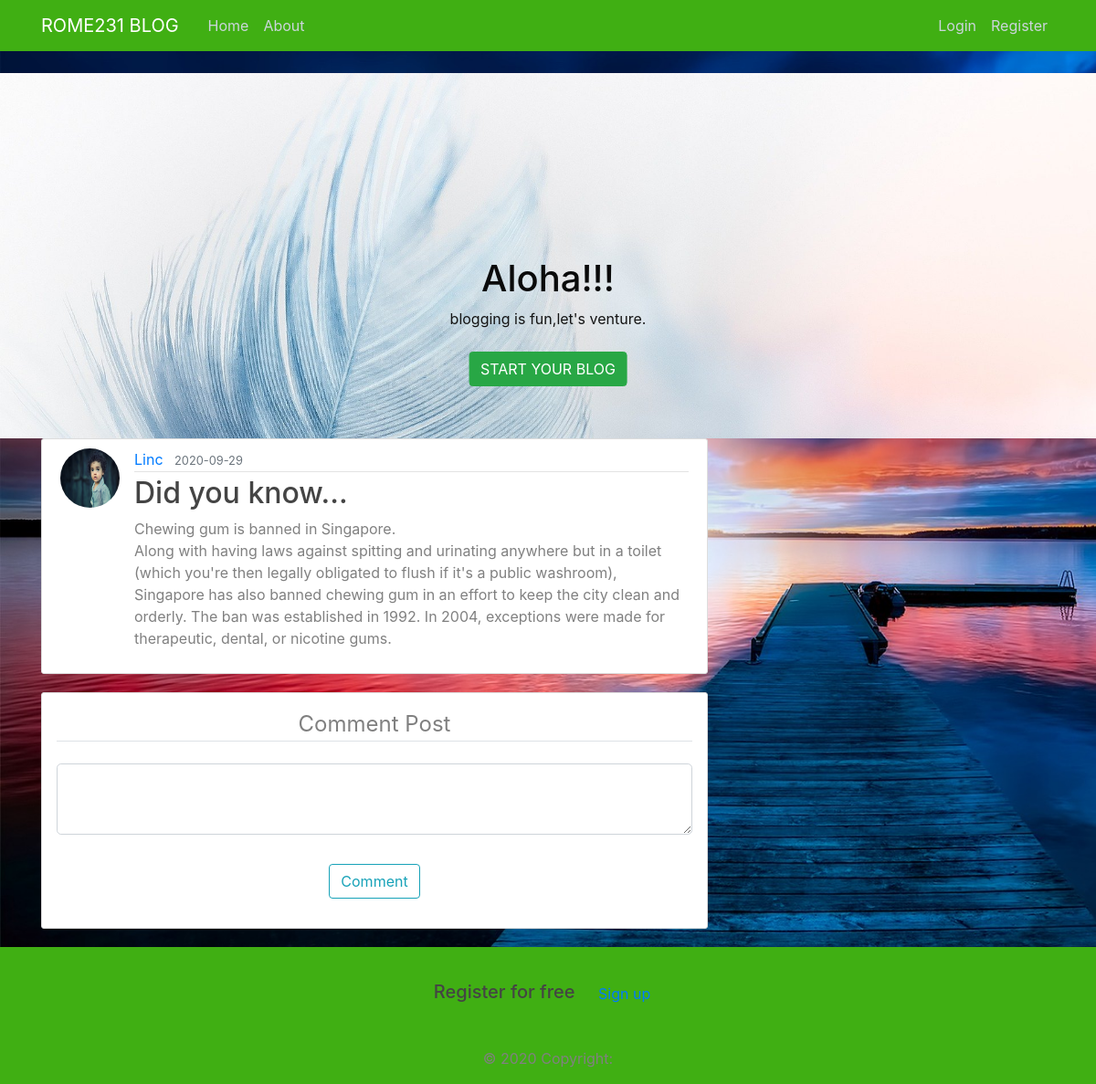
The page /post/5 on the database its author committed.
### app/models.py (models this page shows, shortened)
class User(db.Model, UserMixin):
    id = db.Column(db.Integer, primary_key=True)
    username = db.Column(db.String(20), unique=True, nullable=False)
    email = db.Column(db.String(120), unique=True, nullable=False)
    image_file = db.Column(db.String(20), nullable=False, default='default.jpg')
    password = db.Column(db.String(60), nullable=False)
    posts = db.relationship('Post', backref='author', lazy=True)
    comments = db.relationship('Comment', backref='author', lazy=True)
    roles = db.relationship('Role', backref='author', lazy=True)

class Post(db.Model):
    id = db.Column(db.Integer, primary_key=True)
    title = db.Column(db.String(100), nullable=False)
    date_posted = db.Column(db.DateTime, nullable=False, default=datetime.utcnow)
    content = db.Column(db.Text, nullable=False)
    user_id = db.Column(db.Integer, db.ForeignKey('user.id'), nullable=False)

### app/views.py (the view)
@app.route("/post/<int:post_id>", methods=["POST", "GET"])
def post(post_id):
    post = Post.query.get_or_404(post_id)
    comments = Comment.query.all()
    form = CommentForm()
    if form.validate_on_submit():
        comments = Comment(content=form.content.data, author=current_user)
        db.session.add(comments)
        db.session.commit()
        flash('Your comment has been created!', 'success')
        return redirect(url_for('home'))
    return render_template('post.html', title=post.title, post=post, form=form, comments=comments)

### app/forms.py
class CommentForm(FlaskForm):
    content = TextAreaField('Content', validators=[DataRequired()])
    submit = SubmitField('Comment')

### app/templates/post.html (shortened to what this page needs)
{% extends "blog.html" %}
{% block content %}
  <article class="media content-section">
    <img class="rounded-circle article-img" src="{{ url_for('static', filename='profile_pics/' + post.author.image_file) }}">
    <div class="media-body">
      <div class="article-metadata">
        <a class="mr-2" href="{{ url_for('user_posts', username=post.author.username) }}">{{ post.author.username }}</a>
        <small class="text-muted">{{ post.date_posted.strftime('%Y-%m-%d') }}</small>
      </div>
      <h2 class="article-title">{{ post.title }}</h2>
      <p class="article-content">{{ post.content }}</p>
    </div>
  </article>
  <div class="content-section card p-3 mt-3">
    <form action="" method="POST">
      <fieldset class="form-group">
        <legend class="border-bottom mb-4 mt-5 text-center">
          Comment Post
        </legend>
        <div class="form-group">
          {% if form.content.errors %} {{ form.content(class="form-control
          form-control-lg is-invalid") }}
          <div class="invalid-feedback">
            {% for error in form.content.errors %}
            <span>{{ error }}</span>
            {% endfor %}
          </div>
          {% else %} {{ form.content(class="form-control form-control-lg") }}
          {% endif %}
        </div>
      </fieldset>
      <div class="form-group text-center">
        {{form.submit(class="btn btn-outline-info")}}
      </div>
    </form>
  </div>
{% endblock content %}

### app/static/main.css (style rules this page uses)
body { background-image:url('../static/profile_pics/sweden-2459840_1920.jpg'); color: grey; margin-top: 5rem; background-repeat: no-repeat; background-size: cover; }
h1, h2, h3, h4, h5, h6 { color: #444444; }
.content-section { background: #ffffff; padding: 10px 20px; border: 1px solid #dddddd; border-radius: 3px; margin-bottom: 20px; }
.article-title { color: #444444; }
.article-content { white-space: pre-line; }
.article-img { height: 65px; width: 65px; margin-right: 16px; }
.article-metadata { padding-bottom: 1px; margin-bottom: 4px; border-bottom: 1px solid #e3e3e3 }

### rows shown on the page
User: image_file (placeholder picture), author.username "Linc"
Post: date_posted "2020-09-29", title "Did you know...", content "Chewing gum is banned in Singapore. Along with having laws against spitting and urinating anywhere but in a toilet (which you're then legally obligated to flush if it's a public washroom), Singapore has also banned chewing gum in an effort to keep the city clean and orderly. The ban was established in 1992. In 2004, exceptions were made for therapeutic, dental, or nicotine gums."
